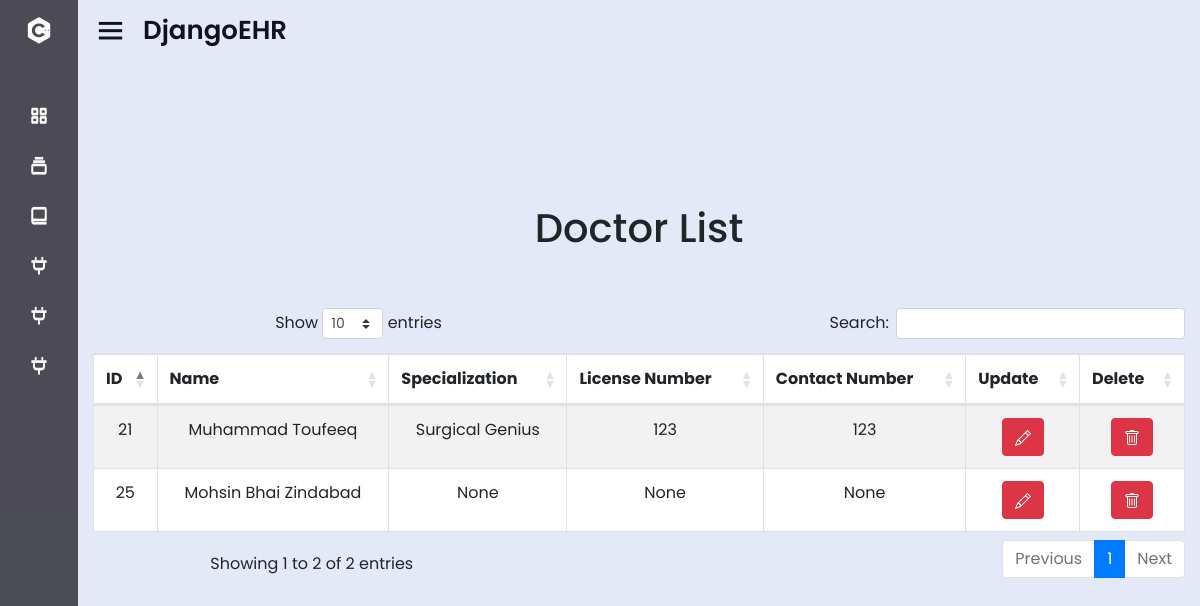
The page /doctorlist/ (signed in) on the database as committed earlier.
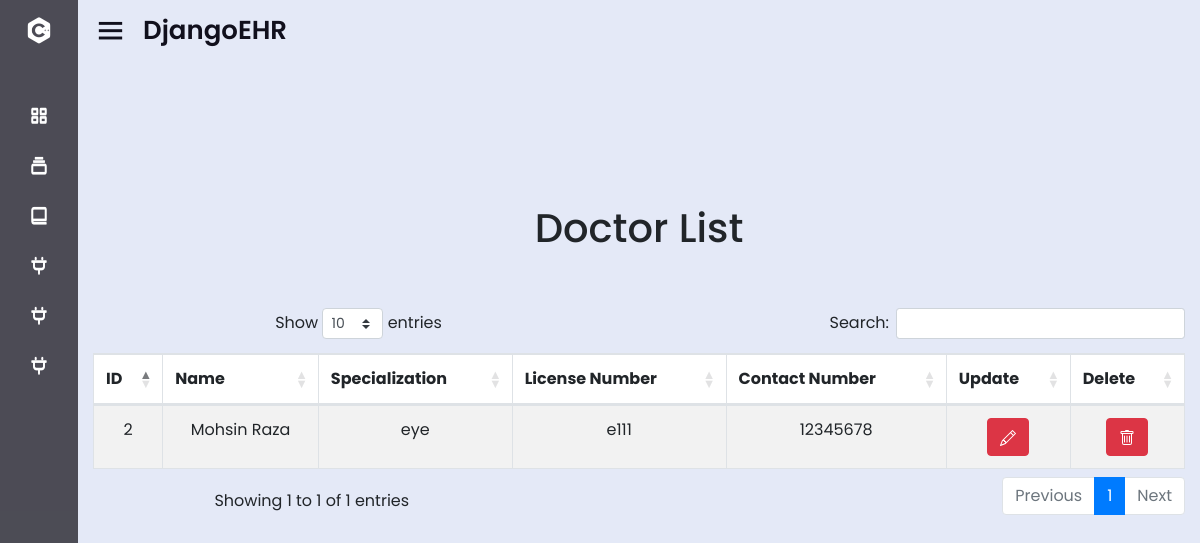
The same page on the database as committed later.
### patient/models.py (models this page shows, shortened)
class Doctor(models.Model):
    username = models.CharField(max_length=255, unique=True)
    password = models.CharField(max_length=255, default = "123")
    id = models.AutoField(primary_key=True)
    name = models.CharField(max_length=100, null=True, blank=True)
    gender = models.CharField(max_length=100, null=True, blank=True)
    specialization = models.CharField(max_length=100, null=True, blank=True)
    license_number = models.CharField(max_length=50, null=True, blank=True)
    contact_number = models.CharField(max_length=20, null=True, blank=True)
    bio = models.TextField(null=True, blank=True)
    hospital = models.OneToOneField(Hospital, on_delete=models.CASCADE, null=True, blank=True)

### patient/views.py (the view)
# urls.py: path("doctorlist/", views.doctorlist, name="doctorlist"),
@login_required
def doctorlist(request):
    if request.method == "POST":
        form = DoctorForm(request.POST, instance=image)
        if form.is_valid():
            form.save()
    else:
        form = DoctorForm()
    information = Doctor.objects.all()
    return render(request, "patient/doctorlist.html", {"information":information, "form":form})

### patient/forms.py
class DoctorForm(forms.ModelForm):
    class Meta:
        model = Doctor
        fields = [ "username", "password", "name", "specialization" , "license_number","contact_number" ]
    widgets = {
                'date_of_birth': DateInput(),
            }

### patient/templates/patient/doctorlist.html (shortened to what this page needs)
{% extends "patient/base.html" %}
{%load static%}
{% block content %}
{% load crispy_forms_tags %}
<link rel="stylesheet" href="https://cdn.jsdelivr.net/npm/bootstrap@5.3.0/dist/css/bootstrap.min.css">
<link href="{% static 'css/jquery.toast.css' %}" rel="stylesheet">
<link href="https://cdnjs.cloudflare.com/ajax/libs/twitter-bootstrap/4.5.2/css/bootstrap.css" rel="stylesheet"/>
<link href="https://cdn.datatables.net/1.13.6/css/dataTables.bootstrap4.min.css" rel="stylesheet"/>
<br>
<br>
<br>
<br>
<br>
<br>
<div class="container" style="text-align:center">
    <h1>Doctor List</h1>
    <br>
    <br>
    <table id="example" class="table table-striped table-bordered" style="width:100%">
        <thead>
            <tr style="text-align:center">
                <th>ID</th>
                <th>Name</th>
                <th>Specialization</th>
                <th>License Number</th>
                <th>Contact Number</th>
                <th>Update</th>
                <th>Delete</th>
            </tr>
        </thead>
        <tbody>
            {% for x in information %}
            <tr>
                <td>{{ x.id }}</td>
                <td>{{ x.name }}</td>
                <td>{{ x.specialization }}</td>
                <td>{{ x.license_number }}</td>
                <td>{{ x.contact_number }}</td>
                <td>
                    <a href="javascript:void(0)" class="btn btn-danger edit-button" data-id="{{ x.id }}" data-toggle="modal" data-target="#updateDoctorModal">
                    </a>
                </td>
                <td>
                    <a href="delete/{{ x.id }}" class="btn btn-danger" id="deleteBtn{{ x.id }}">
                    </a>
                </td>
            </tr>
            {% endfor %}
        </tbody>
    </table>
</div>
{% endblock %}

Rows that differ between the two databases and show on the page:
removed Doctor: id "21", name "Muhammad Toufeeq", specialization "Surgical Genius", license_number "123", contact_number "123"
removed Doctor: id "25", name "Mohsin Bhai Zindabad", specialization "None", license_number "None", contact_number "None"
added Doctor: id "2", name "Mohsin Raza", specialization "eye", license_number "e111", contact_number "12345678"
Other text that changed with them:
text written by a page script: "Show entries Search: Showing 1 to 2 of 2 entries Previous 1 Next" → "Show entries Search: Showing 1 to 1 of 1 entries Previous 1 Next"
